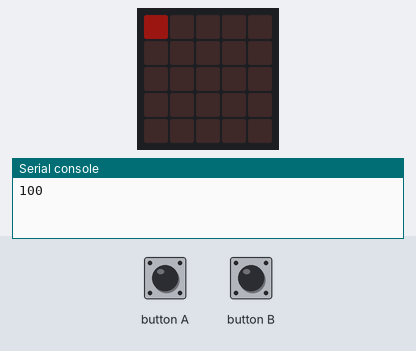
This program was run on a simulated BBC micro:bit running MicroPython. Parts: the board's 5×5 LED display, the last lines printed to the serial console. The test bench sets the inputs (shaded band). Dim RGB values are drawn brighter than linear.

Above: at 0.05 s.
At 1.25 s:
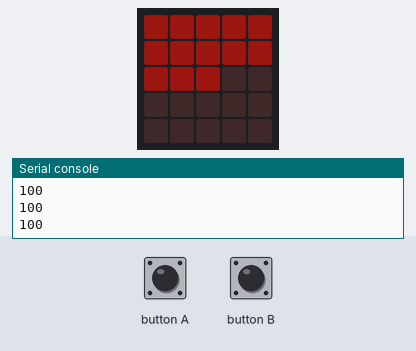
1.3 s: button B pressed for 0.15 s
2.0 s: button B pressed for 1 s
At 2.7 s:
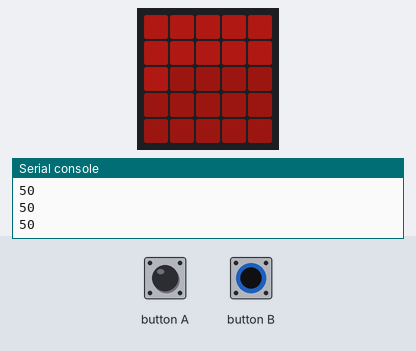

The program:

main.py
```python
from microbit import *

speed = 100
speedStep = 25

def readButtons():
    global speed
    if button_a.was_pressed():
        speed += speedStep
    if button_b.was_pressed():
        if speed > speedStep:
            speed -= speedStep
    print(speed)

w = 5
h = 5
reverse = False
brightness = 1
iter = 0

while True:
    for i in range(w):
        for j in range(h):
            display.set_pixel(j, i, brightness)
            readButtons()
            sleep(speed)

    if brightness == 9:
        reverse = True

    if brightness == 0:
        reverse = False


    if reverse == False:
        brightness += 1
    else:
        brightness -= 1
```
